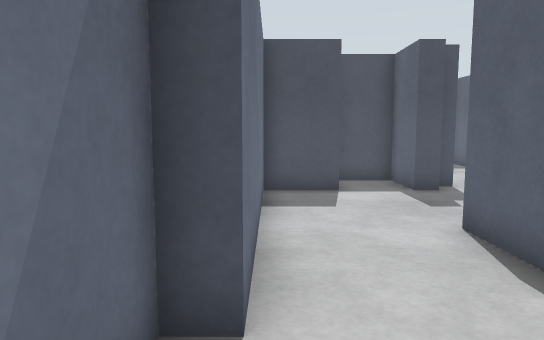
[1] (above)

16 first-person views from a walk through a world built for the Gazebo simulator. The camera is 0.91 m above the floor, tilts 6° down and sees 70° across. The floor is counted in squares, 0.5 m on a side. Each view is taken from the middle of a square. On the plan, view 1 faces up. The plan holds only what a view shows up to about 18 squares ahead; the rest is blank. The place goes on beyond the plan.

[2]
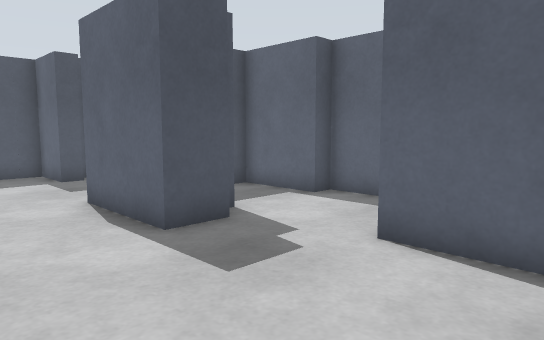

[3]
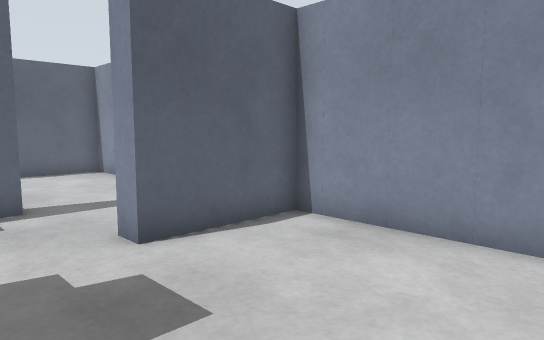

[4]
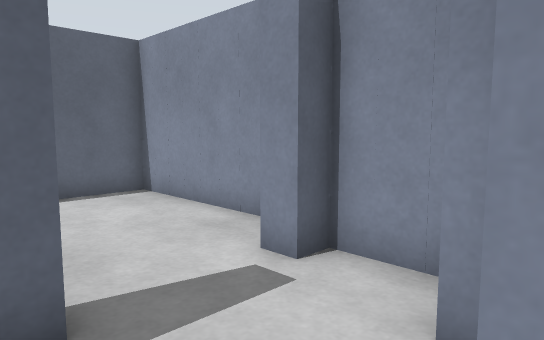

[5]
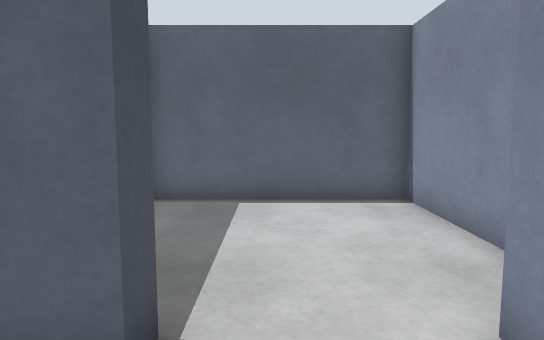

[6]
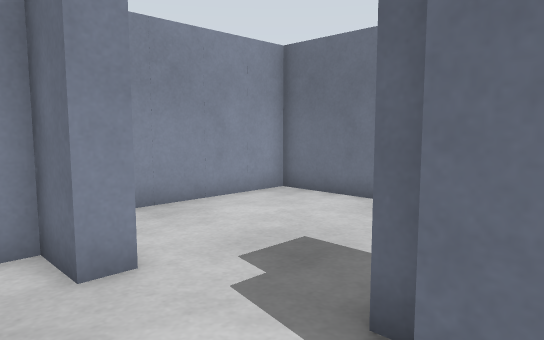

[7]
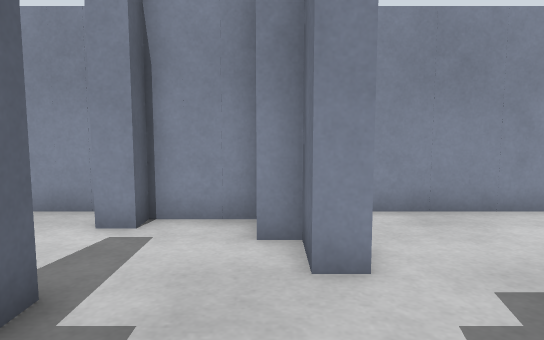

[8]
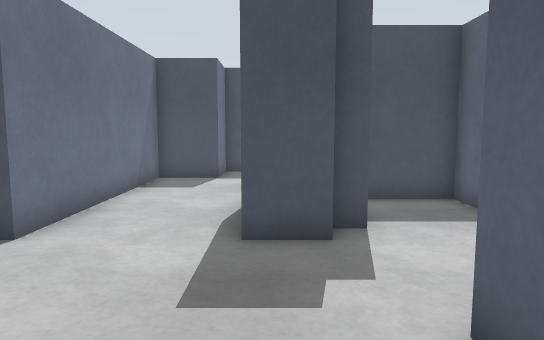

[9]
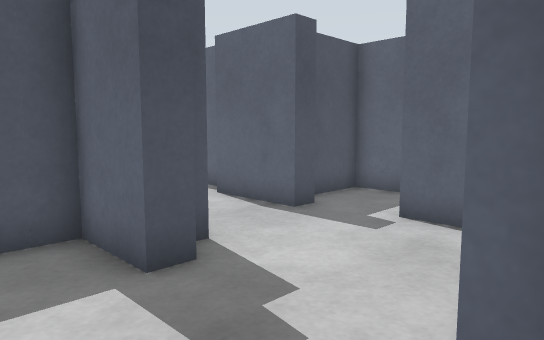

[10]
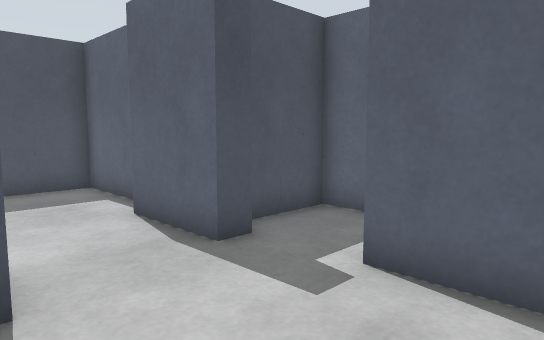

[11]
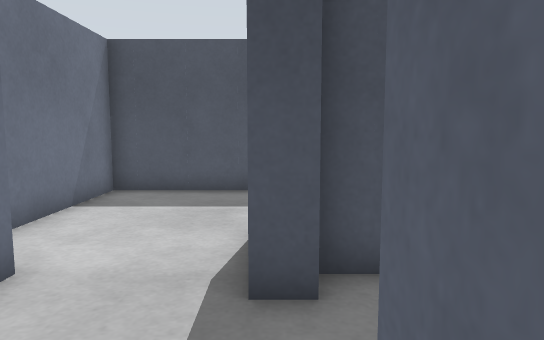

[12]
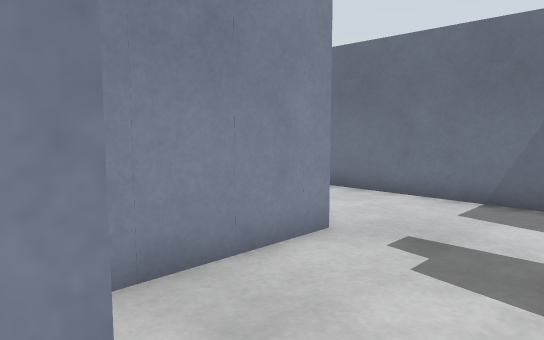

[13]
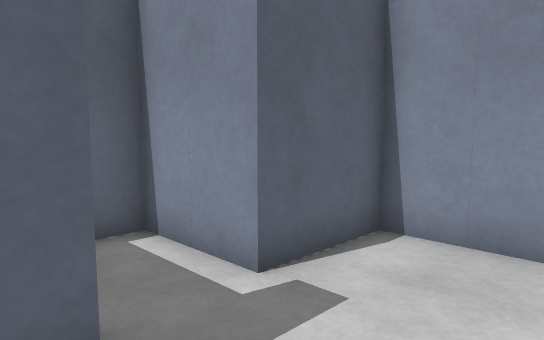

[14]
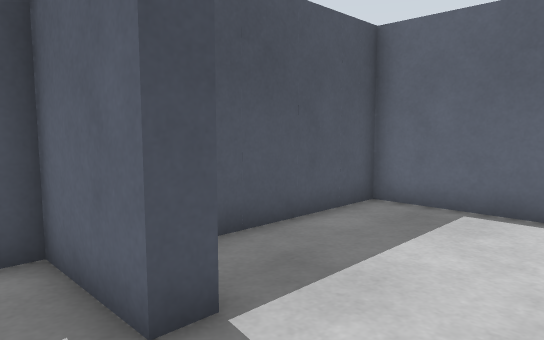

[15]
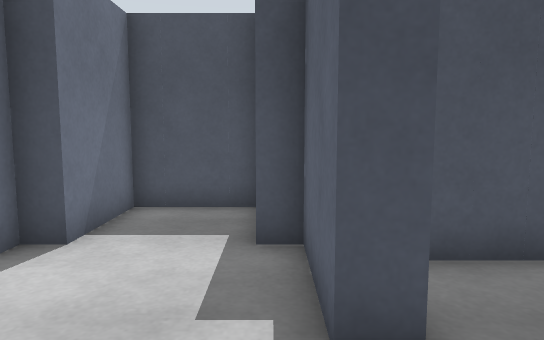

[16]
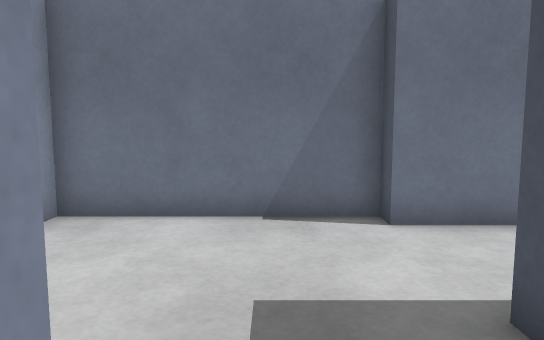

### Floor plan
Points are (right, up) in squares from view 1. A wall is a line through its corners. A room is listed if a view was taken in it or the views show most of it. See-through windows are left out.
Room 1 (views 1, 2, 3, 4, 8, 9)
walls: (5, 3.2) (3.5, 3.2) (3.5, 7); (5.7, -3.6) (5.7, 0.3) (6.5, 0.3); (4.3, 7.2) (4.3, 7.8); (-0.2, 8.6) (-0.2, 3.2) (-1, 3.2) (-1, -3.5)
ways out: opening at (6, 1.5) to room 2; opening at (2, 7.7) to room 3
objects: blue post (-1, -4); blue post (0, -4); blue post (1, -4); blue post (2, -4); blue post (3, -4); blue post (4, -4); blue post (5, -4)
Room 2 (views 5, 6, 7, 14, 15, 16)
walls: (10.4, 1) (9.5, 1) (9.5, 4) (8.8, 4) (8.8, 7); (6.5, 0.3) (6.5, -1.2) (7.2, -1.2); (17, -3.5) (17, 3.2) (11.1, 3.2); (5.8, 6.5) (5.8, 4) (5, 4) (5, 3.2)
ways out: opening at (6, 1.5) to room 1
objects: blue box (8, -4) to (8, -3); blue box (9, -4) to (9, -3); blue post (10, -4); blue box (10, -3) to (10, -2); blue post (11, -4); blue post (12, -4); blue post (13, -4); blue post (14, -4); blue post (15, -4); blue post (16, -4); blue post (17, -4)
Room 3 (views 10, 11, 12, 13)
walls: (9.6, 13) (8.8, 13) (8.8, 16); (4.4, 13.7) (2, 13.7) (2, 11.5) (-0.2, 11.5) (-0.2, 8.6); (9.5, 16.9) (9.5, 20.5); (8.6, 7.8) (9.5, 7.8) (9.5, 10.7) (12.5, 10.7) (12.5, 13.7) (9.5, 13.7); (4.3, 7.8) (5.6, 7.8); (4.3, 20.5) (4.3, 15.9)
ways out: opening at (2, 7.7) to room 1
objects: blue box (4, 12) to (4, 13); blue box (5, 12) to (6, 13); blue post (5, 21); blue post (6, 7); blue post (6, 21); blue post (7, 7); blue post (7, 21); blue post (8, 7); blue post (8, 21); blue post (9, 21)

Positions as (right, up) in squares from view 1, and headings:
1: (0, 0), facing up
2: (0, -3), facing up-right
3: (0, 3), facing down-right
4: (6, 2), facing down-right
5: (7, 0), facing right
6: (8, 5), facing down-left
7: (7, 5), facing down
8: (4, -3), facing up
9: (2, 7), facing up-right
10: (5, 8), facing up-right
11: (9, 9), facing up
12: (10, 12), facing down-left
13: (6, 14), facing down-right
14: (8, -2), facing up-right
15: (9, -2), facing up
16: (7, 1), facing left
